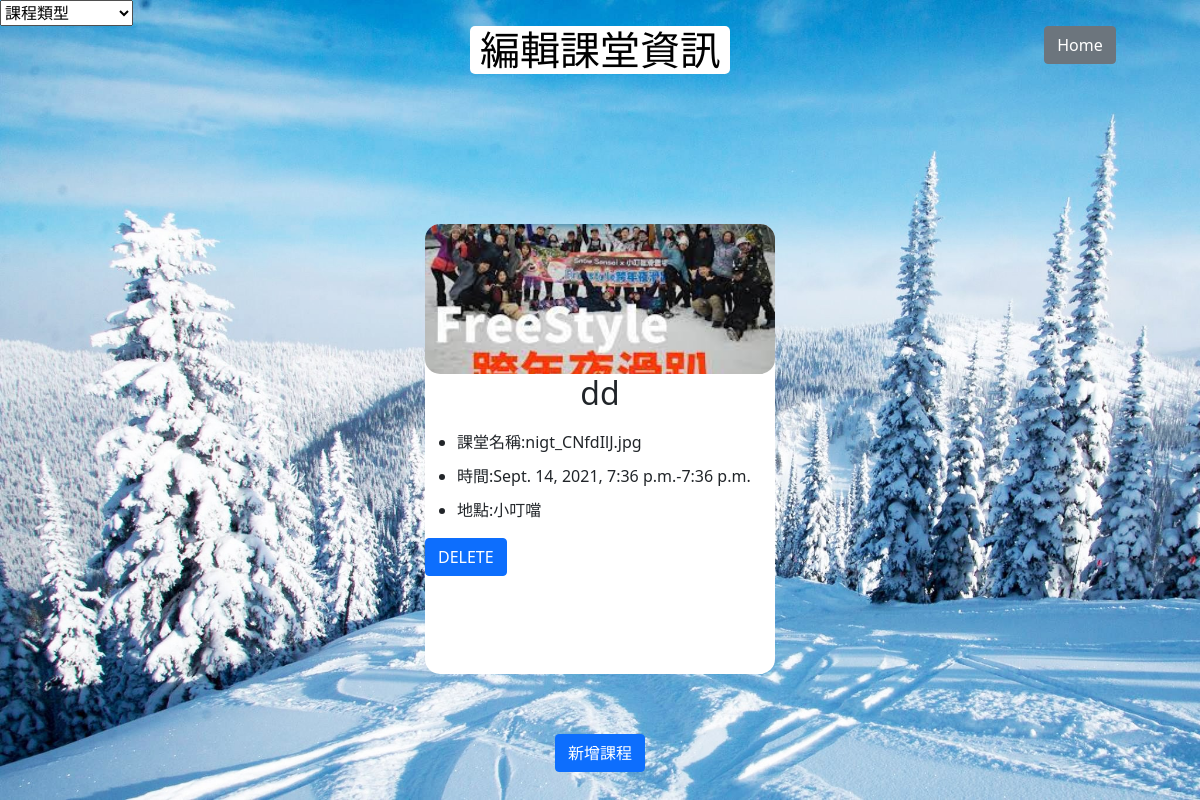
The page /official_use/ on the database as committed earlier.
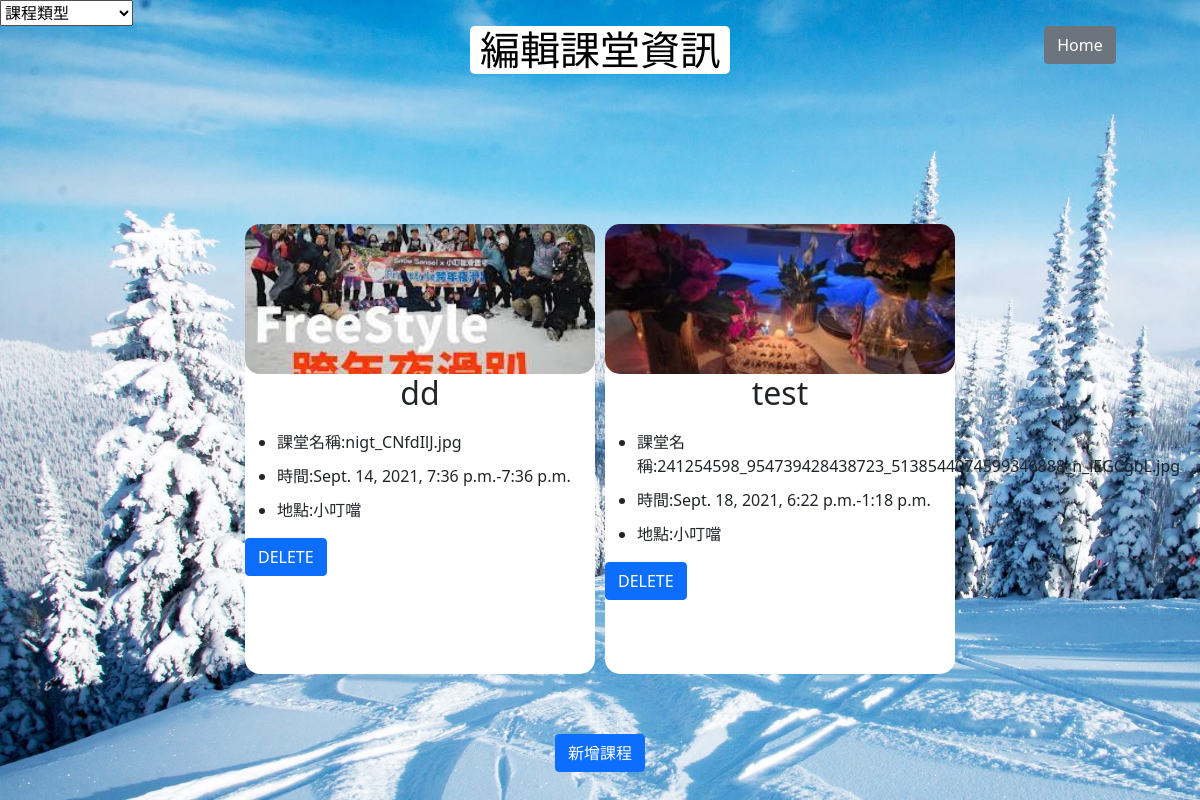
The same page on the database as committed later.
### official_use/models.py (models this page shows)
class Lesson(models.Model):
    name = models.CharField(max_length=200, blank=True)
    category = models.ManyToManyField(Category,blank=True, null=True)
    location = models.CharField(max_length=500, blank=True)
    start_time = models.DateTimeField()
    end_time = models.DateTimeField()
    eligibility = models.CharField(max_length=500, blank=True)
    link = models.CharField(max_length=500)
    discription = models.TextField(max_length=2000, blank=True)
    image = models.ImageField(blank=True, null = True, upload_to= 'images/lessonimage/')

### official_use/views.py (the view, shortened to what this page needs)
def official_home(request):
    categories = [ category.name for category in Category.objects.all()]
    lessons = Lesson.objects.all().order_by('start_time')
    lesson_length = len(lessons)
    context = {
        'lessons':lessons,
        'lesson_length':lesson_length,
        'categories':categories,
    }
    return render(request, 'official_home.html', context)

### official_use/templatetags/my_tags.py (called while the page is built)
@register.simple_tag
def get_filename(dir):
    list1 = dir.split('/')
    return list1[-1]

### template/official_home.html (shortened to what this page needs)
{% load static %}
{% load my_tags %}
<head>
    <link rel="stylesheet" href = '{% static "css/official_page.css" %}'>
    <link href="https://cdn.jsdelivr.net/npm/bootstrap@5.0.2/dist/css/bootstrap.min.css" rel="stylesheet">
</head>
<body>
    <select name="forma" onchange="location = this.value;">
        <option value="">課程類型</option>
   </select>
    <div class="title">
        <h1 id = 'snow-sensei-title'>編輯課堂資訊{% if category != None%}（{{category}}）{%endif%}</h1>
        <a href="{% url 'mainpages:home'%}" class = "btn btn-secondary" style="position:relative;left:40%" >Home</a>
    </div>
    <section class = 'container'>
        {% for lesson in lessons %}
        {% get_filename lesson.image.url as image %}
        <div class = "col-sm-12 col-md-6 col-lg-3 col-xl-3" style="background-color:white;width:350px;height:450px;margin:10px 5px;border-radius:15px">
            <div class="">
                <div class="bkgdImage" style = "background-image: url('../media/images/lessonimage/{{image}}');"></div>
            </div>
            <h2>{{lesson.name}}</h2>
            <ul style="margin-right:10px">
                <li  class="unlisted-item">課堂名稱:{% get_filename lesson.image.url %}</li>
                <li class="unlisted-item">時間:{{lesson.start_time}}-{{lesson.end_time.time}}</li>
                <li class="unlisted-item">地點:{{lesson.location}}</li>
            </ul>
            <a class="btn btn-primary" href ='{% url "official_use:delete_lesson" lesson.id %}'>DELETE</a>
        </div>
        {% endfor %}
    </section>
    <section id = 'add-lesson-section'>
        <h3><a class="btn btn-primary" href="{% url 'official_use:add_lesson'%}">新增課程</a></h3>
    </section>
</body>

Rows that differ between the two databases and show on the page:
added Lesson: shows a picture, name "test", image "241254598_954739428438723_5138544074599346888_n_iEGCgbL.jpg", start_time "Sept. 18, 2021, 6:22 p.m.", end_time.time "1:18 p.m.", location "小叮噹"
